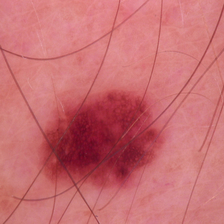
#> input picture Project Code/data/train/benign/1015.jpg, 224 x 224 px, found by its file name; its folder holds 4 pictures in this run
$ jupyter execute --allow-errors LR.ipynb   (shell and % lines are left out)
#> lines starting #> are read from the running program, lines starting #| are printed output that depends on the picture
[cell 1]
from mpl_toolkits.mplot3d import Axes3D
from sklearn.preprocessing import StandardScaler

import os

import matplotlib.pyplot as plt
import numpy as np
import pandas as pd
import os
from glob import glob
import seaborn as sns
from PIL import Image

[cell 2]
folder_benign_train = '/content/drive/MyDrive/programs/data/train/benign'
folder_malignant_train = '/content/drive/MyDrive/programs/data/train/malignant'

folder_benign_test = '/content/drive/MyDrive/programs/data/test/benign'
folder_malignant_test = '/content/drive/MyDrive/programs/data/test/malignant'

read = lambda imname: np.asarray(Image.open(imname).convert("RGB"))
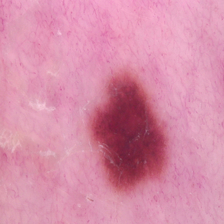
#> input picture Project Code/data/train/benign/1022.jpg, 224 x 224 px, found by its file name
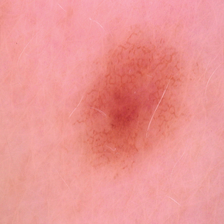
#> input picture Project Code/data/train/benign/1053.jpg, 224 x 224 px, found by its file name
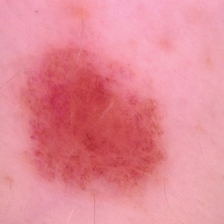
#> input picture Project Code/data/train/benign/1058.jpg, 224 x 224 px, found by its file name

# Load in training pictures
ims_benign = [read(os.path.join(folder_benign_train, filename)) for filename in os.listdir(folder_benign_train)]
X_benign = np.array(ims_benign, dtype='uint8')
#> (the rest of this cell did not finish here and is left out)
